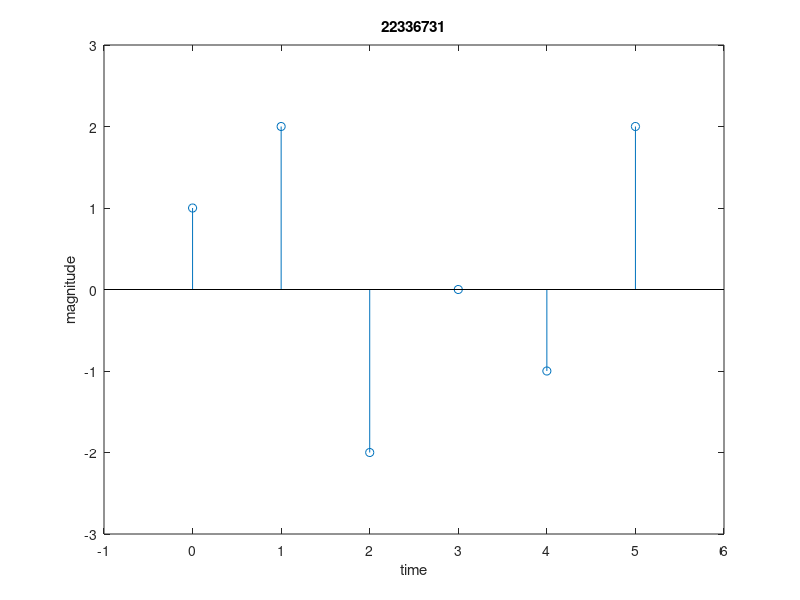
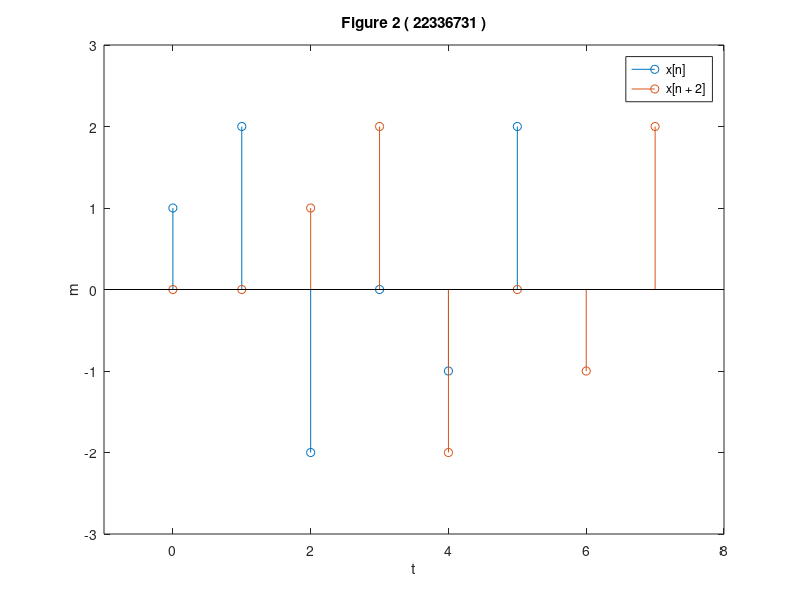

Source code (MATLAB) for these figures, in order:


clear all
close all

%Shane O'Donnell

%22336731

%Lab Group - n/a

%Task 1

x = [1 2 -2 0 -1 2]; %n2s matlab arrays start at index 1 not 0 like in cpp

%Task 2

t = [0 1 2 3 4 5]; % alt is t = 0:5;

%Task 3

figure(1)
stem(t, x);

%Task 4

title('22336731') % Figure title
xlabel('time')
ylabel('magnitude')


%Task 5
time_lower_bound = min(t) - 1;
time_upper_bound = max(t) + 1;

y_lower_bound = min(x) - 1;
y_upper_bound = max(x) + 1;

xlim([time_lower_bound time_upper_bound]) % increase range of both axees by one 
ylim([y_lower_bound y_upper_bound]) % 

%Task 6

%a = zeros(1,2);
xDelayed = horzcat(zeros(1,2),x);
tDelayed = 0:7;

%Task 7

figure(2) %creates a new figure
stem(t,x)
hold on
stem(tDelayed, xDelayed)


D_upper_bound = max(tDelayed) + 1;
Dy_upper_bound = max(xDelayed) + 1;
xlim([time_lower_bound D_upper_bound])
ylim([y_lower_bound Dy_upper_bound]);


%Task 8


title('Figure 2 ( 22336731 )') % Figure title
xlabel('t')
ylabel('m')
legend('x[n]' , 'x[n + 2]')

%Task 9

x1 = [0 -1 3 0 0];

x2 = [0 3 3 1 -2];

xAddition = x1 + x2;

%Task 10



%Task 11



%Task 12


%Task 13
